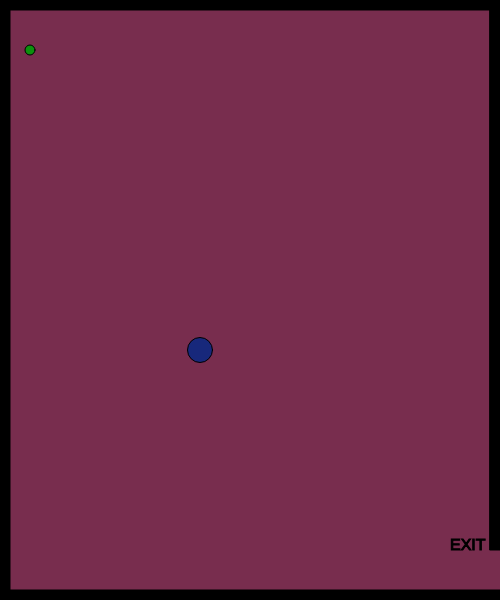
Frame 1 (no input)
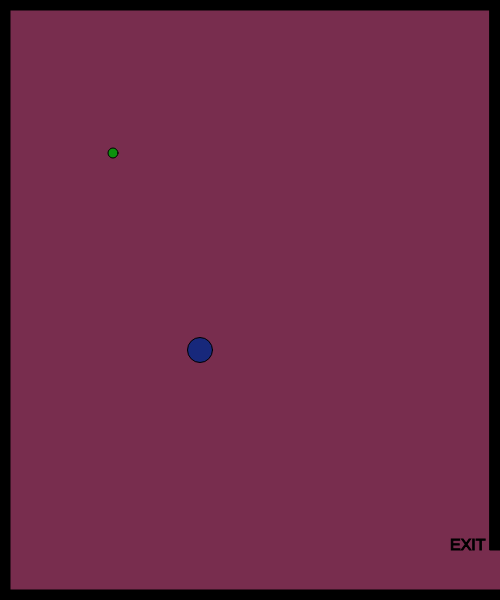
Frame 60 (no input)
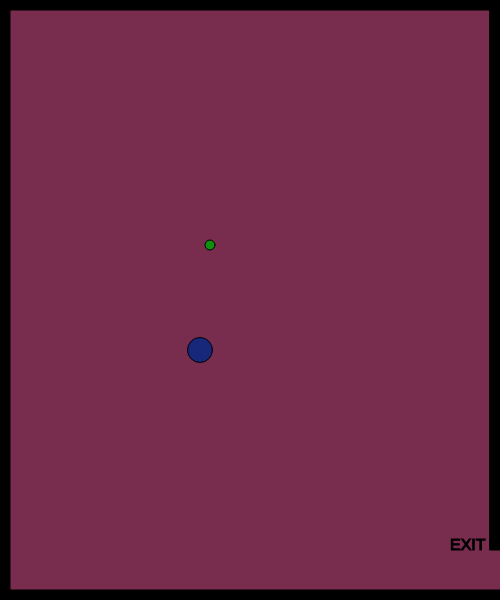
Frame 120 (the mouse pressed at the canvas centre since frame 60)

The p5.js sketch that drew these frames (run headless with seeded random() and noise() and a simulated clock; from frame 60 on, the mouse is pressed at the canvas centre):

// p5.js sketch
// ── sketch.js
// x and y for my character
var characterX = 100;
var characterY = 100;
// define the key codes for each letter
var w = 87; 
var s = 83;
var a = 65;
var d = 68;

// x and y for a shape
var shapeX = 30;
var shapeY = 50;
var shapeXSpeed;
var shapeYSpeed;

// create a shape when the mouse is clicked
var mouseShapeX;
var mouseShapeY;
function setup()
{
    createCanvas(500, 600);
    // get a random speed when the it first starts
    shapeXSpeed = Math.floor(Math.random() * (Math.floor(Math.random() * 5)) + 1);
    shapeYSpeed = Math.floor(Math.random() * (Math.floor(Math.random() * 5)) + 1);
    createCharacter(200,350);
}

function draw()
{
    background(120,45,78);
    stroke(0);
    fill(0);
    
    // call createBorders function
    createBorders(10);

    // exit message
    textSize(16);
    text("EXIT", width-50,height-50)

    //createCharacter(200,350);
    drawCharacter();
    characterMovement();


    // potential enemy
    fill(13,145,14);
    // draw the shape
    circle(shapeX, shapeY, 10);

     // get a random speed when the it first starts
     shapeXSpeed = Math.floor(Math.random() * (Math.floor(Math.random() * 5)) + 1);
     shapeYSpeed = Math.floor(Math.random() * (Math.floor(Math.random() * 5)) + 1);

    // move the shape
    shapeX += shapeXSpeed;
    shapeY += shapeYSpeed;
    // check to see if the shape has gone out of bounds
    if(shapeX > width)
    {
        shapeX = 0;
    }
    if(shapeX < 0)
    {
        shapeX = width;
    }
    if(shapeY > height)
    {
        shapeY = 0;
    }
    if(shapeY < 0)
    {
        shapeY = height;
    }

    // check to see if the character has left the exit
    if(characterX > width && characterY > width-50)
    {
        fill(0);
        stroke(5);
        textSize(26);
        text("You Win!", width/2-50, height/2-50);
    }

    // create the shape based on the mouse click
    fill(120,130,140);
    circle(mouseShapeX, mouseShapeY, 25);
}

function characterMovement()
{
    // handle the keys
    if(keyIsDown(w))
    {
        characterY -= 10;   
    }
    if(keyIsDown(s))
    {
        characterY += 10;   
    }
    if(keyIsDown(a))
    {
        characterX -= 10;   
        console.log("movement: " + characterX);
    }
    if(keyIsDown(d))
    {
        characterX += 10;   
    }
}
function createCharacter(x,y)
{
    characterX = x;
    characterY = y;
    console.log(characterX);
    //character
    
   // circle(characterX,characterY,25);
}

function drawCharacter()
{
    fill(23,40,123);
    circle(characterX,characterY,25);
}
function createBorders(thickness)
{
    // top border
    rect(0,0,width,thickness);
    // left border
    rect(0,0,thickness,height);
    // bottom border
    rect(0, height-thickness,width, thickness);
    // right upper border
    rect(width-thickness,0,thickness,height-50);
}

function mouseClicked()
{
    mouseShapeX = mouseX;
    mouseShapeY = mouseY;
}
/*
function keyPressed() {
    if (keyCode === LEFT_ARROW) {
        characterX -= 10;
    } 
    else if (keyCode === RIGHT_ARROW) {
        characterX += 10;
    }
    else if (keyCode === UP_ARROW) {
        characterY -= 10;
    }
    else if (keyCode === DOWN_ARROW) {
        characterY += 10;
    }

  }
  */
